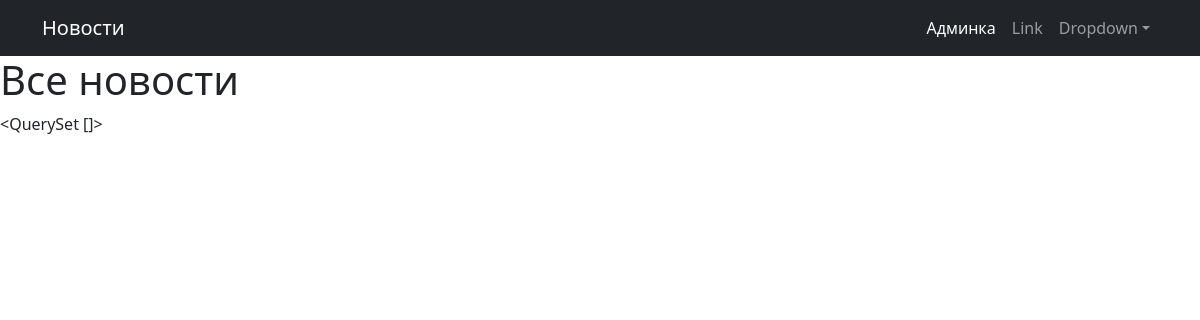
The page /news/ on the database as committed earlier.
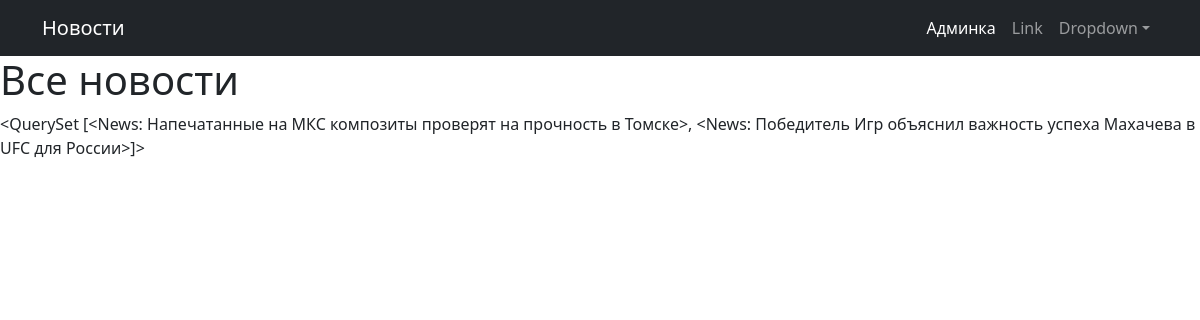
The same page on the database as committed later.
### news/models.py (models this page shows)
class News(models.Model):
    title = models.CharField(max_length=150, verbose_name='Наименование')
    content = models.TextField(blank=True, verbose_name='Контент')
    created_at = models.DateTimeField(auto_now_add=True, verbose_name='Дата публикации')
    updated_at = models.DateTimeField(auto_now=True, verbose_name='Обновлено')
    is_published = models.BooleanField(default=True, verbose_name='Опубликовано')
    category = models.ForeignKey('Category', on_delete=models.PROTECT, null=True, verbose_name='Категория')
    views = models.IntegerField(default=0, verbose_name='Количество просмотров')
    def __str__(self):
        return self.title

### news/views.py (the view)
# urls.py: path('', NewsList.as_view()),
class NewsList(ListView):
    model = News
    ordering = 'updated_at'
    template_name = 'news.html'
    context_object_name = 'news'

### templates/news.html (shortened to what this page needs)
{% extends 'flatpages/default.html' %}
{% block content %}
<h1>Все новости</h1>
{{ news }}
{% endblock content %}

### templates/flatpages/default.html (shortened to what this page needs)
{% load static %}
<!DOCTYPE html>
<html lang="en">
<head>
    <link href={% static "css/styles.css" %} rel="stylesheet"/>
</head>
<body>
<nav class="navbar navbar-expand-lg navbar-dark bg-dark">
    <div class="container">
        <a class="navbar-brand" href="/news">Новости</a>
        <div class="collapse navbar-collapse" id="navbarSupportedContent">
            <ul class="navbar-nav ms-auto mb-2 mb-lg-0">
                <li class="nav-item"><a class="nav-link active" aria-current="page" href="/admin">Админка</a></li>
                <li class="nav-item"><a class="nav-link" href="#">Link</a></li>
                <li class="nav-item dropdown">
                    <a class="nav-link dropdown-toggle" id="navbarDropdown" href="#" role="button"
                       data-bs-toggle="dropdown" aria-expanded="false">Dropdown</a>
                </li>
            </ul>
        </div>
    </div>
</nav>
{% block content %}{% endblock content %}
</body>
</html>

Rows that differ between the two databases and show on the page:
added News: title.title "<QuerySet [<News: Напечатанные на МКС композиты проверят на прочность в Томске>, <News: Победитель Игр объяснил важность успеха Махачева в UFC для России>]>"
Other text that changed with them:
{{ news }}: "<QuerySet []>" → (not shown)
